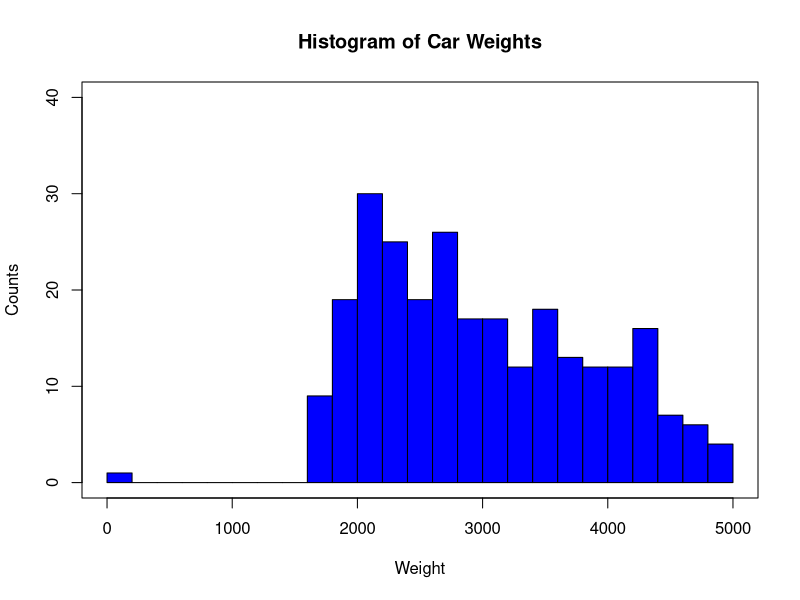
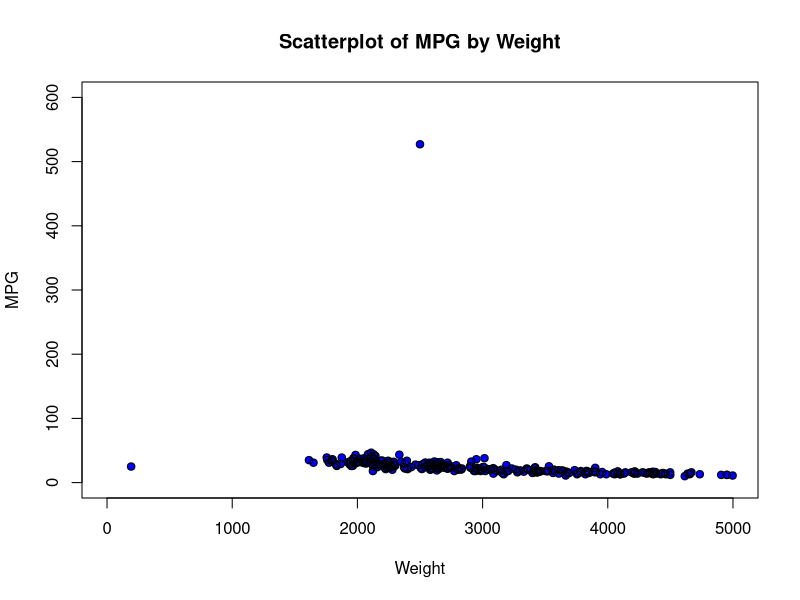
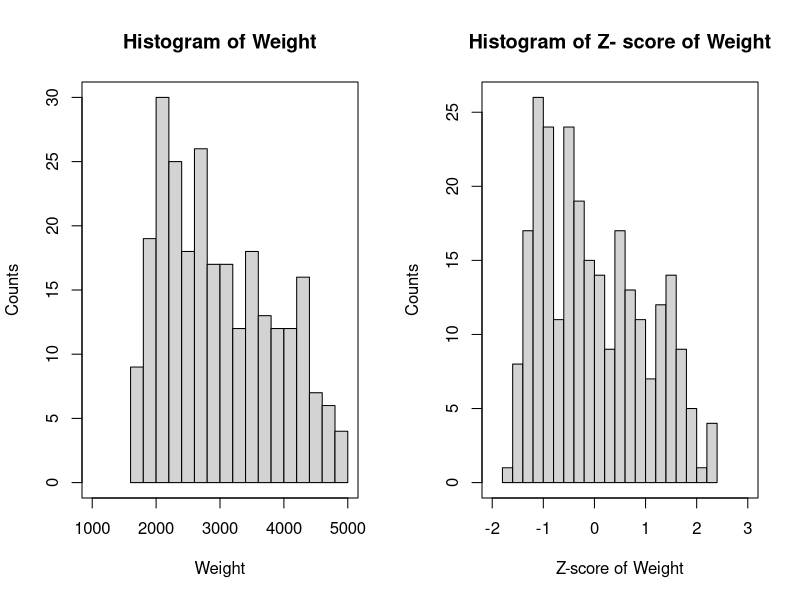
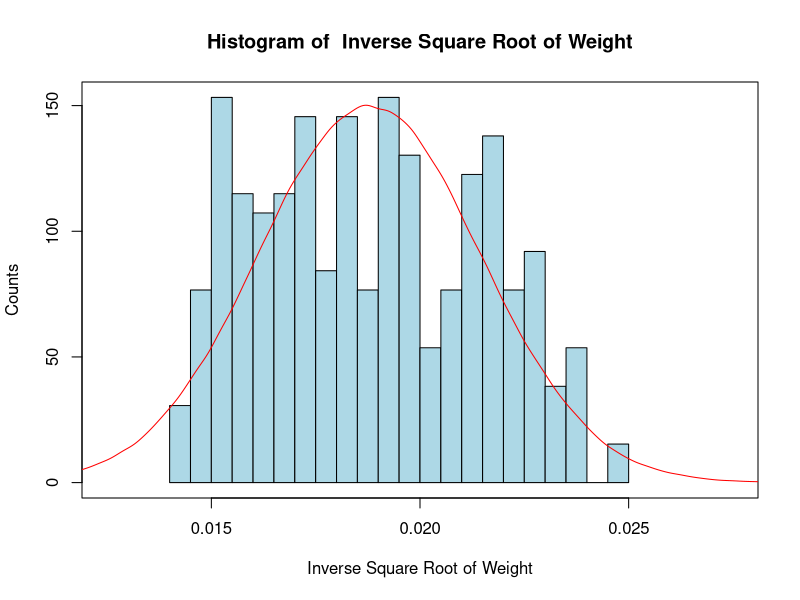
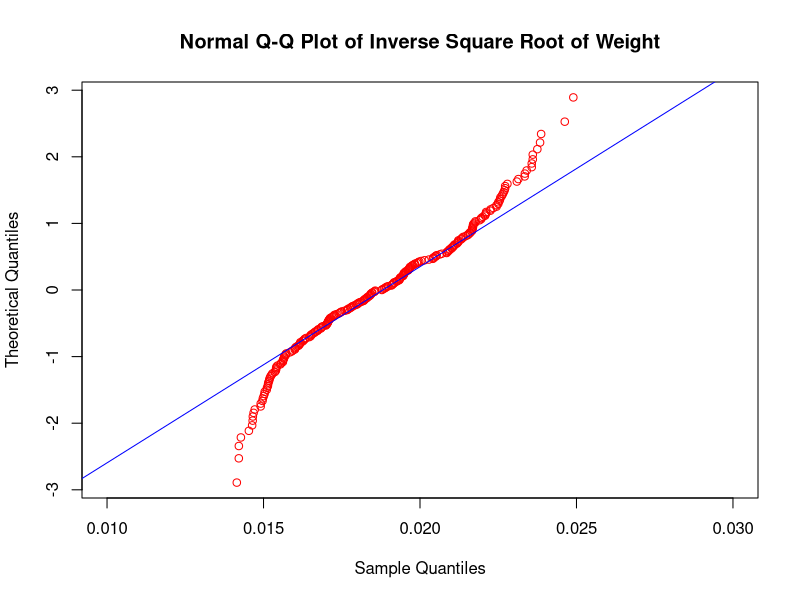

Reproduce these figures in R, in order.
          #####################
          ##    Chapter 1    ##
          #####################

# GETTING STARTED WITH R

# Comments, indents, and semicolons
  # Anything prefaced by a pound sign (#) is a comment.
  # Comments are not executed by R. Instead, they explain what the code is doing.
  # Indented code (that is not a comment) will run in R as if it was on one line
  # Code separated by semicolons will run as if the code was on separate lines,
  # with the semicolon marking the line break

# Open a dataset and display the data
  # Replace “C:/…/” with the exact location of the file you want to open
  cars <- read.csv(file = "cars.txt", stringsAsFactors = FALSE)
  cars # To display the whole dataset, type the dataset name
  head(cars) # Display the first few records of a dataset
  names(cars) # Display variable names of a data frame, one kind of data in R
  cars$weight # Look at only the weight variable within data frame cars
  
# Matrices
  # Create a matrix with three rows, two columns, and every value equal to 0.0
  mat <- matrix(0.0, nrow = 3, ncol = 2); mat
  colnames(mat) <- c("Var 1", "Var 2") # Give a matrix variable names
  colnames(mat) # Display variable names of a matrix
  
# Subset data and declare new variables
  cars.rsub <- cars[1:50,] # Subset the data by rows
  cars.csub <- cars[,1:3] # Subset by columns
  cars.rcsub <- cars[c(1,3,5), c(2,4)] # Subset by specific rows and columns
  cars.vsub <- cars[which(cars$mpg> 30),] # Subset by a logical condition

# To declare new variables, type the variable name, a left-arrow, then the value of the variable
  firstletter <- 'a'
  weight <- cars$weight

# Display more than one figure at a time
  par(mfrow=c(1,1)) # plots one figure; the default setting
  par(mfrow=c(2,3)) # plots six figures: three in the top row, three in the bottom row
  # Plots will fill the plot space row by row
  
# Download and install an R Package
  # Example: ggplot2, from Chapter 3. install.packages("ggplot2")
  # Pick any CRAN mirror, as shown
  # Open the new package
  #install.packages("ggplot2")
  library(ggplot2)
  
  
  
          #####################
          ##    Chapter 2    ##
          #####################
  
# READ IN THE CARS AND CARS2 DATASETS
  cars <- read.csv("cars.txt", stringsAsFactors = FALSE)
  cars2 <- read.csv("cars2.txt", stringsAsFactors = FALSE)
  
# MISSING DATA
  # Look at four variables from cars
  cars.4var <- cars[, c(1, 3, 4, 8)]
  head(cars.4var)
  
  # Make certain entries missing
  cars.4var[2,2] <- cars.4var[4,4] <- NA
  head(cars.4var)
  
  # Replace missing values with constants
  cars.4var[2,2] <- 0
  cars.4var[4,4] <- "Missing"
  head(cars.4var)
  
  # Replace values with mean and mode
  cars.4var[2,2] <- mean(na.omit(cars.4var$cubicinches))
  our_table <- table(cars.4var$brand)
  our_mode <- names(our_table)[our_table == max(our_table)]
  cars.4var[4,4] <- our_mode
  head(cars.4var)
  
  # Generate random observations
  obs_brand <- sample(na.omit(cars.4var$brand), 1)
  obs_cubicinches <- sample(na.omit(cars.4var$cubicinches), 1)
  cars.4var[2,2] <- obs_cubicinches
  cars.4var[4,4] <- obs_brand
  head(cars.4var)
  
# CREATE A HISTOGRAM
  # Set up the plot area
  par(mfrow = c(1,1))
  
  # Create the histogram bars
  hist(cars2$weight,
       breaks = 30,
       xlim = c(0, 5000),
       col = "blue",
       border = "black",
       ylim = c(0, 40),
       xlab = "Weight",
       ylab = "Counts",
       main = "Histogram of Car Weights")
  
  # Make a box around the plot
  box(which = "plot", lty = "solid", col = "black")
  
# CREATE A SCATTERPLOT
  plot(cars2$weight, cars2$mpg,
       xlim = c(0, 5000), ylim = c(0, 600),
       xlab = "Weight", ylab = "MPG",
       main = "Scatterplot of MPG by Weight",
       type = "p", pch = 16, col = "blue")
  
  #Add open black circles
  points(cars2$weight, cars2$mpg,
         type = "p", col = "black")
  
# DESCRIPTIVE STATISTICS
  mean(cars$weight) # Mean
  median(cars$weight) # Median
  length(cars$weight) # Number of observations
  sd(cars$weight) # Standard deviation
  summary(cars$weight) # Min, Q1, Median, Mean, Q3, Max
  
# TRANSFORMATIONS
  # Min-max normalization
  summary(cars$weight)
  mi <- min(cars$weight)
  ma <- max(cars$weight)
  minmax.weight <- (cars$weight - mi)/(ma - mi)
  minmax.weight
  
  # Z-score standarization
  m <- mean(cars$weight); s <- sd(cars$weight)
  z.weight <- (cars$weight - m)/s
  z.weight
  length(cars$weight)
  
  # Decimal scaling
  max(abs(cars$weight)) # 4 digits
  d.weight <- cars$weight/(10^4); d.weight
  
# SIDE-BY-SIDE HISTOGRAMS
  par(mfrow = c(1,2))
  
  # Create two histograms
  hist(cars$weight, breaks = 20, xlim = c(1000, 5000),
       main = "Histogram of Weight", xlab = "Weight", ylab = "Counts")
  box(which = "plot", lty = "solid", col = "black")
  hist(z.weight, breaks = 20, xlim = c(-2, 3),
       main = "Histogram of Z- score of Weight",
       xlab = "Z-score of Weight", ylab = "Counts")
  box(which = "plot", lty = "solid", col = "black")
  
# SKEWNESS
  (3*(mean(cars$weight) - median(cars$weight)))/sd(cars$weight)
  (3*(mean(z.weight) - median(z.weight)))/sd(z.weight)
  
# TRANSFORMATIONS FOR NORMALITY
  sqrt.weight <- sqrt(cars$weight) # Square root
  sqrt.weight_skew <- (3*(mean(sqrt.weight) - median(sqrt.weight))) / sd(sqrt.weight)
  ln.weight <- log(cars$weight) # Natural log
  ln.weight_skew <- (3*(mean(ln.weight) - median(ln.weight))) / sd(ln.weight)
  invsqrt.weight <- 1 / sqrt(cars$weight) # Inverse square root
  invsqrt.weight_skew <- (3*(mean(invsqrt.weight) - median(invsqrt.weight))) /sd(invsqrt.weight)
  
# HISTOGRAM WITH NORMAL DISTRIBUTION OVERLAY
  par(mfrow=c(1,1))
  x <- rnorm(1000000, mean = mean (invsqrt.weight),
             sd = sd(invsqrt.weight))
  hist(invsqrt.weight, breaks = 30, xlim = c(0.0125, 0.0275),
       col = "lightblue", prob = TRUE, border = "black",
       xlab = "Inverse Square Root of Weight",
       ylab = "Counts", main = "Histogram of  Inverse Square Root of Weight")
  box(which = "plot", lty = "solid", col="black")
  
  # Overlay with  Normal density
  lines(density(x), col = "red")
  
# NORMAL Q-Q PLOT
  qqnorm(invsqrt.weight, datax = TRUE, col = "red", ylim = c(0.01, 0.03),
         main = "Normal Q-Q Plot of Inverse Square Root of Weight")
  qqline(invsqrt.weight, col = "blue", datax = TRUE)
  
# DE-TRANSFORM DATA
  # Transform x using y = 1 / sqrt(x)
  x <- cars$weight[1]; y <- 1 / sqrt(x)
  
  # Detransform x using x = 1 / (y)^2
  detransformedx <- 1 / y^2
  x; y; detransformedx
  
# CREATE INDICATOR VARIABLES
  north_flag <- east_flag <- south_flag <- c(rep(NA, 10))
  region <- c(rep(c("north", "south", "east", "west"),2), "north", "south")
  
  # Change the region variable to indicators
  for (i in 1:length(region)) {
    if(region[i] == "north") north_flag[i] = 1
    else north_flag[i] = 0
    if(region[i] == "east") east_flag[i] = 1
    else east_flag[i] = 0
    if(region[i] == "south") south_flag[i] = 1
    else south_flag[i] = 0
  }
  north_flag; east_flag; south_flag
  
# INDEX FIELDS
  # Data frames have an index field;
  # the left-most column
  cars
  cars[order(cars$mpg),]
  
  # For vectors or matrices,
  # add a column to act as an index field
  x <- c(1,1,3:1,1:4,3); y <- c(9,9:1)
  z <- c(2,1:9)
  matrix <- t(rbind(x,y,z)); matrix
  indexed_m <- cbind(c(1:length(x)), matrix); indexed_m
  indexed_m[order(z),]
  
# DUPLICATE RECORDS
  # For number of duplicate records, use anyDuplicated
  anyDuplicated(cars)
  
  # To examine each record, use Duplicated
  duplicated(cars)
  # ‘True’: record is a duplicate,
  # ‘False’: record is not a duplicate
  
  # Let's duplicate the first record
  new.cars <- rbind(cars, cars[1,])
  
  # Check for duplicates
  anyDuplicated(new.cars)
  
  # The 262nd record is a duplicate
  duplicated(new.cars)
  
